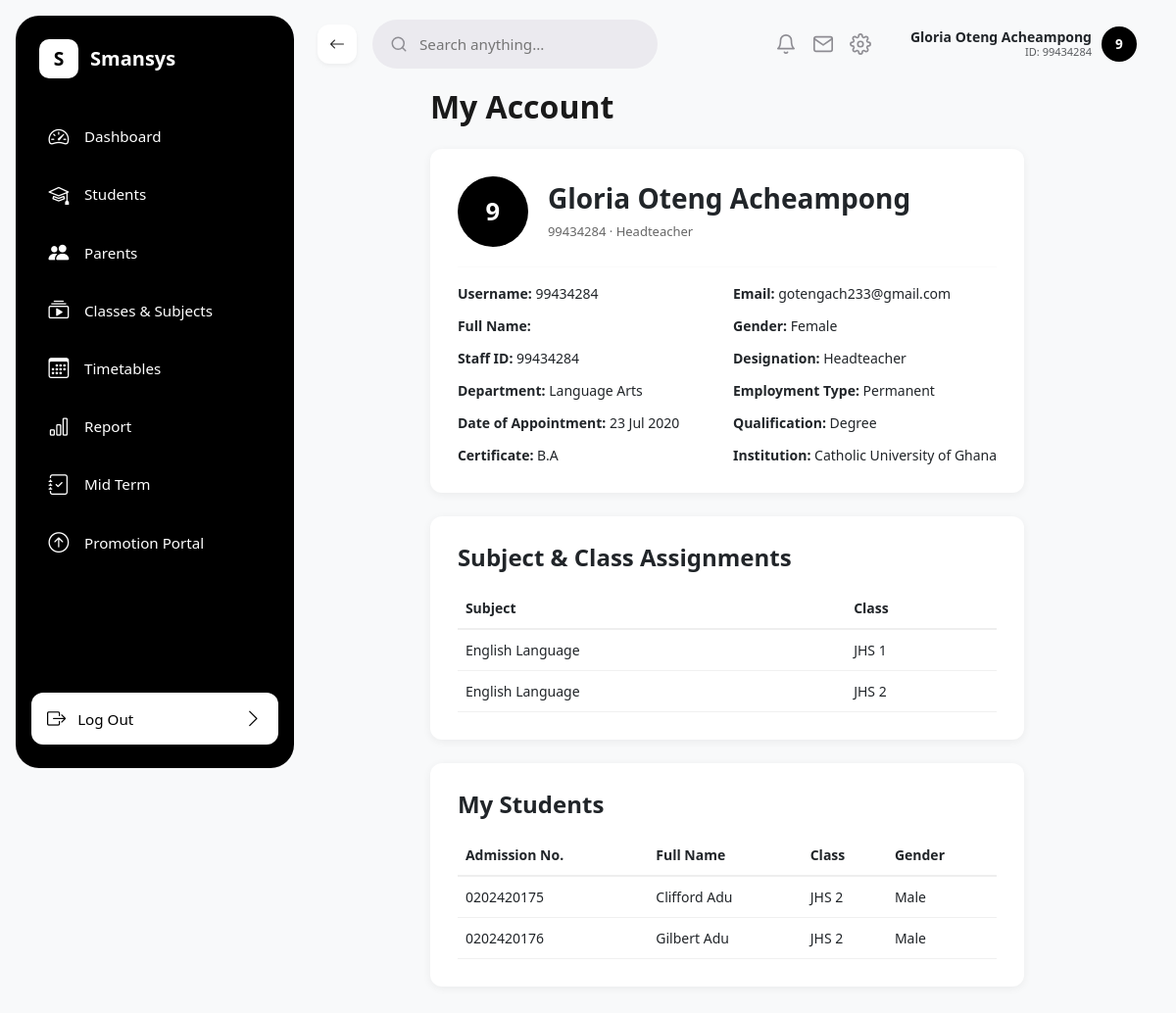
Before: /account/ (signed in) with the older database file.
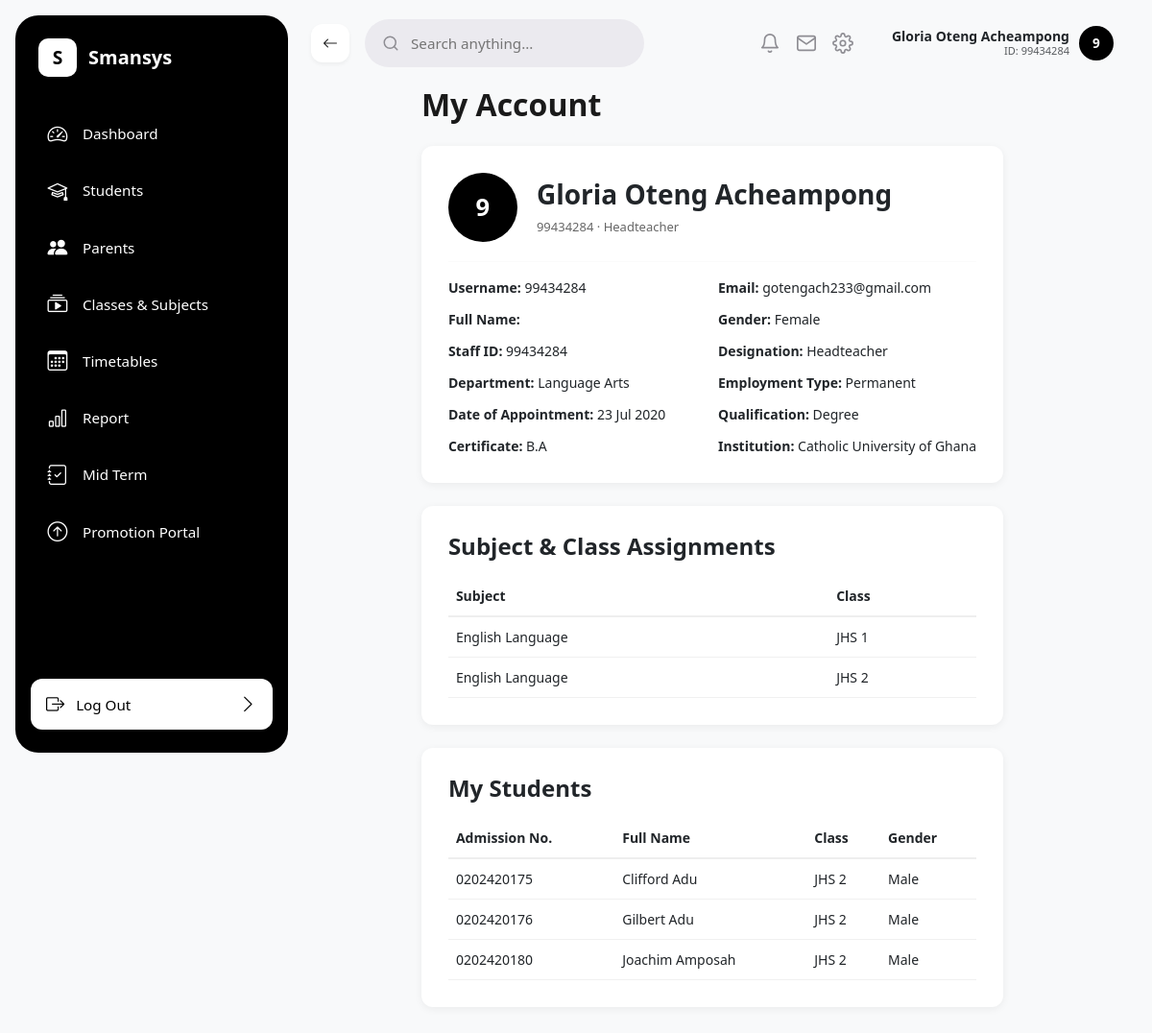
After: the same page with the newer database file.
### sis/models.py (models this page shows, shortened)
class StaffClassSubject(models.Model):
    staff = models.ForeignKey('StaffProfile', on_delete=models.CASCADE, related_name='assigned_classes_subjects')
    classroom = models.ForeignKey('ClassRoom', on_delete=models.CASCADE, related_name='assigned_teachers')
    subject = models.ForeignKey('Subject', on_delete=models.CASCADE, related_name='assigned_teachers')
    class Meta:
        verbose_name = "Teacher Subject Assignment"
        verbose_name_plural = "Teacher Subject Assignments"
        unique_together = ('staff', 'classroom', 'subject')

class Subject(models.Model):
    subject_name = models.CharField(max_length=100, unique =True)

class ClassRoom(models.Model):
    class_name = models.CharField(max_length=50, unique=True)
    order = models.PositiveIntegerField(
        default=0,
        help_text="Used to sort classes hierarchically (e.g., Class 1 = 1, JHS 3 = 9)"
    )
    form_master = models.ForeignKey('StaffProfile', on_delete=models.SET_NULL, null=True, blank=True, related_name='managed_class')
    class Meta:
        ordering = ['order']

class Student(models.Model):
    GENDER_CHOICES = [('Male', 'Male'), ('Female', 'Female')]
    STATUS_CHOICES = [('Day', 'Day'), ('Boarder', 'Boarder')]
    LIVING_WITH_CHOICES = [('Mother', 'Mother'), ('Father', 'Father'), ('Both', 'Both')]
    admission_number = models.CharField(max_length=50, unique=True)
    first_name = models.CharField(max_length=100)
    last_name = models.CharField(max_length=100)
    other_names = models.CharField(max_length=100, blank=True, null=True, default='')
    dob = models.DateField(verbose_name='Date of Birth')
    date_of_admission = models.DateField(default=date.today)
    gender = models.CharField(max_length=10, choices=GENDER_CHOICES)
    status = models.CharField(max_length=10, choices=STATUS_CHOICES)
    living_with = models.CharField(max_length=10, choices=LIVING_WITH_CHOICES, default='Both')
    previous_school_attended = models.CharField(max_length=255, default='N/A')
    profile_picture = models.ImageField(upload_to='students/profiles/', blank=True, null=True)
    classroom = models.ForeignKey('ClassRoom', on_delete=models.SET_NULL, null=True, blank=True, related_name='students')
    father = models.ForeignKey(Parent, on_delete=models.SET_NULL, null=True, blank=True, related_name='father_of')
    mother = models.ForeignKey(Parent, on_delete=models.SET_NULL, null=True, blank=True, related_name='mother_of')
    @property
    def current_class(self):
        """Return the most recent enrolled ClassRoom for this student, or None."""
        latest = self.enrollments.order_by('-date_enrolled').first()
        return latest.classroom if latest else None

### sis/views.py (the view)
# urls.py: path('account/', view_account, name='view_account'),
@login_required
def view_account(request):
    staff_profile = getattr(request.user, 'staff_profile', None)
    subjects_with_classes = []
    my_students = []
    if staff_profile:
        assignments = StaffClassSubject.objects.filter(staff=staff_profile).select_related('classroom', 'subject')
        subjects_with_classes = assignments
        if staff_profile.form_class:
            my_students = Student.objects.filter(classroom=staff_profile.form_class).order_by('first_name')
        else:
            class_ids = assignments.values_list('classroom_id', flat=True).distinct()
            my_students = Student.objects.filter(classroom_id__in=class_ids).order_by('first_name') if class_ids else []
    return render(request, 'sis/account.html', {
        'staff_profile': staff_profile,
        'subjects_with_classes': subjects_with_classes,
        'my_students': my_students,
    })

### sis/context_processors.py (called while the page is built)
def staff_context(request):
    if request.user.is_authenticated:
        staff_profile = getattr(request.user, 'staff_profile', None)
        subject_count = staff_profile.assigned_classes_subjects.values('subject').distinct().count() if staff_profile else 0
        return {
            'staff_profile': staff_profile,
            'subject_count': subject_count,
        }
    return {}

### sis/templates/sis/account.html (shortened to what the changed rows need)
{% extends 'sis/base.html' %}
{% load static %}
{% block content %}
<div style="max-width: 900px; margin: 0 auto;">
    <h2 style="font-weight: 700; margin-bottom: 24px; color: #1A1A1A;">My Account</h2>
    <div style="background: #fff; border-radius: 12px; padding: 28px; box-shadow: 0 2px 8px rgba(0,0,0,0.06); margin-bottom: 24px;">
        {% if subjects_with_classes %}
        <table style="width: 100%; border-collapse: collapse; font-size: 14px;">
            <thead>
                <tr style="border-bottom: 2px solid #eee;">
                    <th style="text-align: left; padding: 10px 8px; font-weight: 600;">Subject</th>
                    <th style="text-align: left; padding: 10px 8px; font-weight: 600;">Class</th>
                </tr>
            </thead>
            <tbody>
                {% for assignment in subjects_with_classes %}
                <tr style="border-bottom: 1px solid #f0f0f0;">
                    <td style="padding: 10px 8px;">{{ assignment.subject.subject_name }}</td>
                    <td style="padding: 10px 8px;">{{ assignment.classroom.class_name }}</td>
                </tr>
                {% endfor %}
            </tbody>
        </table>
        {% else %}
        <p style="color: #888; font-size: 14px;">No subject assignments found.</p>
        {% endif %}
    </div>
    <div style="background: #fff; border-radius: 12px; padding: 28px; box-shadow: 0 2px 8px rgba(0,0,0,0.06);">
        {% if my_students %}
        <table style="width: 100%; border-collapse: collapse; font-size: 14px;">
            <thead>
                <tr style="border-bottom: 2px solid #eee;">
                    <th style="text-align: left; padding: 10px 8px; font-weight: 600;">Admission No.</th>
                    <th style="text-align: left; padding: 10px 8px; font-weight: 600;">Full Name</th>
                    <th style="text-align: left; padding: 10px 8px; font-weight: 600;">Class</th>
                    <th style="text-align: left; padding: 10px 8px; font-weight: 600;">Gender</th>
                </tr>
            </thead>
            <tbody>
                {% for student in my_students %}
                <tr style="border-bottom: 1px solid #f0f0f0;">
                    <td style="padding: 10px 8px;">{{ student.admission_number }}</td>
                    <td style="padding: 10px 8px;">{{ student.first_name }} {{ student.last_name }}</td>
                    <td style="padding: 10px 8px;">{{ student.classroom.class_name|default:"—" }}</td>
                    <td style="padding: 10px 8px;">{{ student.gender }}</td>
                </tr>
                {% endfor %}
            </tbody>
        </table>
        {% else %}
        <p style="color: #888; font-size: 14px;">No students assigned.</p>
        {% endif %}
    </div>
</div>
{% endblock %}

Changed rows visible on the page:
now on this page (row edited): Student: admission_number "0202420180", first_name "Joachim", last_name "Amposah", classroom.class_name "JHS 2", gender "Male"
